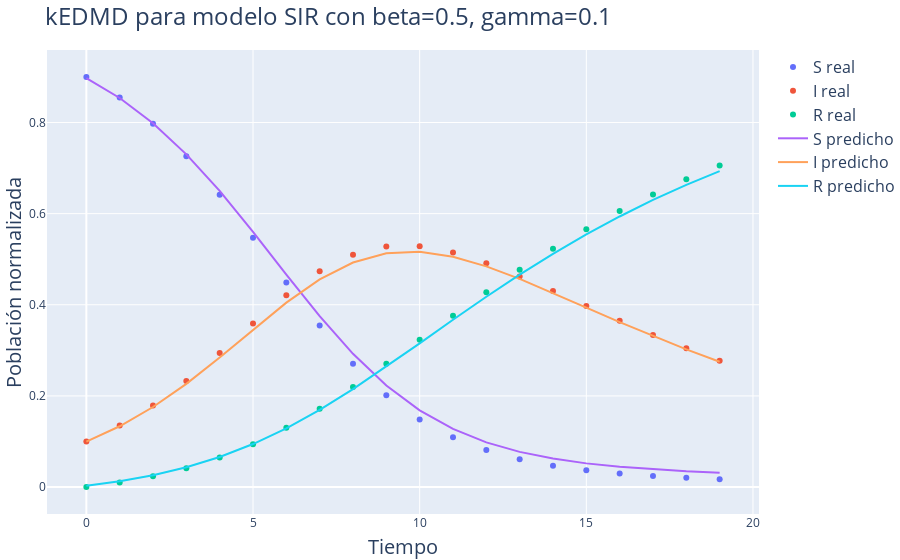

Write notebook code for a chart like this one.
### Code cell
# Gráfico para los segundos parámetros
fig = go.Figure()

fig.add_trace(go.Scatter(x=np.arange(iters), y=x2[:,0], name='S real', mode='markers'))
fig.add_trace(go.Scatter(x=np.arange(iters), y=x2[:,1], name='I real', mode='markers'))
fig.add_trace(go.Scatter(x=np.arange(iters), y=x2[:,2], name='R real', mode='markers'))

fig.add_trace(go.Scatter(x=np.arange(iters), y=x_koop2[:,0], name='S predicho'))
fig.add_trace(go.Scatter(x=np.arange(iters), y=x_koop2[:,1], name='I predicho'))
fig.add_trace(go.Scatter(x=np.arange(iters), y=x_koop2[:,2], name='R predicho'))

# Colocar titulo
fig.update_layout(
    title=f"kEDMD para modelo SIR con beta={beta2}, gamma={gamma2}",
    xaxis_title="Tiempo",
    yaxis_title="Población normalizada",
    margin=dict(l=0, r=0, t=50, b=0)
    )

fig.write_image(img_path+"SIR2.pdf")
fig.show()

### Figure 1 — Plotly figure (JSON) as saved in the notebook; plotly's stock layout.template omitted (floating-point values rounded to 4 significant figures)
{"data": [{"mode": "markers", "name": "S real", "type": "scatter", "x": [0, 1, 2, 3, 4, 5, 6, 7, 8, 9, 10, 11, 12, 13, 14, 15, 16, 17, 18, 19], "y": [0.9, 0.855, 0.7973, 0.7258, 0.6414, 0.5471, 0.449, 0.3544, 0.2705, 0.2015, 0.1483, 0.1091, 0.08105, 0.06113, 0.04701, 0.0369, 0.02957, 0.02418, 0.02014, 0.01708]}, {"mode": "markers", "name": "I real", "type": "scatter", "x": [0, 1, 2, 3, 4, 5, 6, 7, 8, 9, 10, 11, 12, 13, 14, 15, 16, 17, 18, 19], "y": [0.1, 0.135, 0.1792, 0.2327, 0.2939, 0.3588, 0.4211, 0.4735, 0.51, 0.528, 0.5284, 0.5148, 0.4914, 0.4622, 0.4301, 0.3972, 0.3648, 0.3337, 0.3044, 0.277]}, {"mode": "markers", "name": "R real", "type": "scatter", "x": [0, 1, 2, 3, 4, 5, 6, 7, 8, 9, 10, 11, 12, 13, 14, 15, 16, 17, 18, 19], "y": [0, 0.01, 0.0235, 0.04142, 0.06469, 0.09409, 0.13, 0.1721, 0.2194, 0.2704, 0.3232, 0.3761, 0.4276, 0.4767, 0.5229, 0.5659, 0.6056, 0.6421, 0.6755, 0.7059]}, {"name": "S predicho", "type": "scatter", "x": [0, 1, 2, 3, 4, 5, 6, 7, 8, 9, 10, 11, 12, 13, 14, 15, 16, 17, 18, 19], "y": [0.8976, 0.8538, 0.7984, 0.7301, 0.6498, 0.5602, 0.4664, 0.375, 0.2923, 0.2229, 0.1683, 0.1275, 0.09806, 0.07721, 0.06245, 0.05196, 0.04439, 0.03879, 0.03464, 0.03156]}, {"name": "I predicho", "type": "scatter", "x": [0, 1, 2, 3, 4, 5, 6, 7, 8, 9, 10, 11, 12, 13, 14, 15, 16, 17, 18, 19], "y": [0.09959, 0.1334, 0.1757, 0.2264, 0.2842, 0.3454, 0.4047, 0.4557, 0.4928, 0.5129, 0.5163, 0.5055, 0.4844, 0.4568, 0.4258, 0.3937, 0.3618, 0.3312, 0.3022, 0.275]}, {"name": "R predicho", "type": "scatter", "x": [0, 1, 2, 3, 4, 5, 6, 7, 8, 9, 10, 11, 12, 13, 14, 15, 16, 17, 18, 19], "y": [0.002813, 0.01281, 0.02596, 0.04342, 0.06602, 0.0944, 0.1289, 0.1694, 0.2149, 0.2642, 0.3154, 0.367, 0.4176, 0.466, 0.5117, 0.5544, 0.5938, 0.6301, 0.6632, 0.6934]}], "layout": {"margin": {"b": 0, "l": 0, "r": 0, "t": 50}, "title": {"text": "kEDMD para modelo SIR con beta=0.5, gamma=0.1"}, "xaxis": {"title": {"text": "Tiempo"}}, "yaxis": {"title": {"text": "Población normalizada"}}}}
